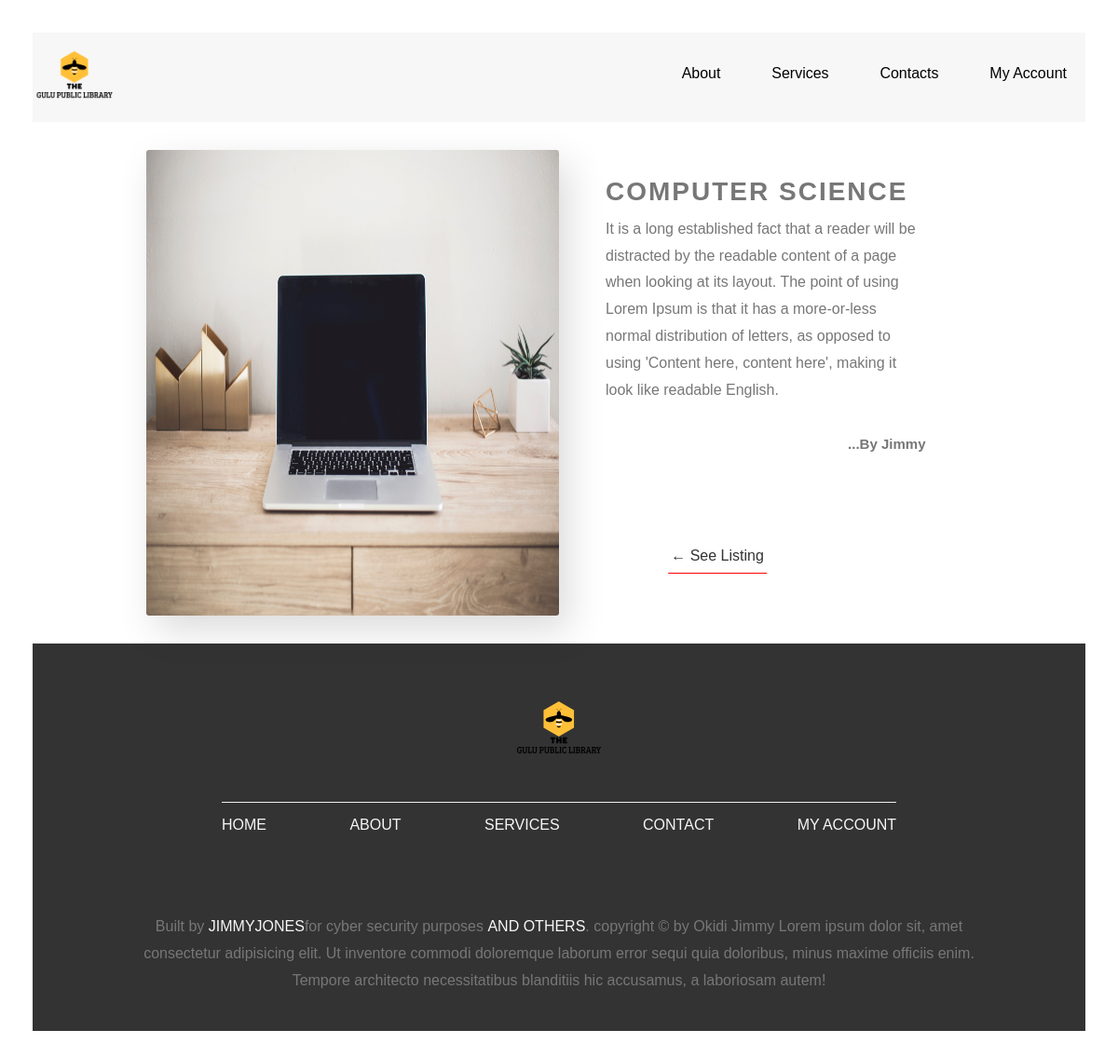
Page /computer-science/ on the committed database.
### books/models.py (models this page shows, shortened)
class Book(models.Model):
    GENRE = (
        ('S', 'Science Fiction'),
        ('D', 'Drama'),
        ('H', 'History'),
        ('C', 'Crime')
    )
    name = models.CharField(max_length=50)
    author = models.CharField(max_length=50)
    genre = models.CharField(max_length=1, choices=GENRE)
    timestamp =  models.DateTimeField(auto_now_add=True)
    slug = models.SlugField(max_length=250,
                        unique_for_date='timestamp')
    upload = models.ImageField(upload_to='media/', null=True, blank=True)
    body = models.TextField(max_length=500)
    class Meta:
        ordering = ["-timestamp",]
    objects = models.Manager()
    objects = BookManager()

### books/views.py (the view)
# urls.py: path('<slug:book>/', detail_view, name='detail_view')
def detail_view(request, book):
    book = get_object_or_404(Book, slug=book)
    return render(request, "books/detail.html",
                {'book':book} )

### books/models.py (called while the page is built)
    def get_queryset(self):
        return BookQuerySet(self.model, using=self._db )

### templates/books/detail.html
{% extends 'books/base.html' %}
{% load static  %}
{% block content %}
 {% include 'books/snippets/navbar.html' %}
    <section class="section-detail">
        <div class="container">
            <div class="detailImage">
                <div class="detailCard">
                    {% if book.upload  %}
                    <div class="detailCard__picture">
                       <img src="{{ book.upload.url }}" class="detailCard__picture--1" />
                    </div>
                    {% endif %}
                </div>
            </div>
            <div class="contentBody">
                <div class="content">
                    <h1 class="heading-secondary ">{{ book.name }}</h1>
                <p class="paragraph">
                    {{ book.body }}
                </p>
                <h1 class="heading-tetiary--1">
                    <strong>...By {{ book.author }}</strong></h1>
                </div>
                 <div class="card2__btn-view--1 u-margin-top-small">
                    <a href="{% url 'books:all_books' %}" class="btn-text"> &larr; See Listing</a>
                </div>
            </div>
        </div>
    </section>
    <section>
   {% include 'books/snippets/footer.html' %}
   </section>
{% endblock %}

### static/css/style.css (style rules this page uses)
* { margin: 0; padding: 0; box-sizing: inherit; }
body { font-family: 'Montserrat', sans-serif; font-weight: 400; line-height: 1.8; color: #777; box-sizing: border-box; padding: 3rem; }
@media only screen and (min-width: 68.75em) { body { padding: 3.5rem; } }
html { font-size: 62.5%; }
.heading-secondary { font-size: 2.8rem; text-transform: uppercase; font-weight: 700; letter-spacing: .2rem; }
.heading-tetiary--1 { text-transform: capitalize; float: right; }
.paragraph { font-size: 1.6rem; }
.paragraph:not(:last-child) { margin-bottom: 3rem; }
.u-margin-top-small { margin-top: 1rem !important; }
.btn-text:link, .btn-text:visited { font-size: 1.6rem; color: #333; display: inline-block; text-decoration: none; border-bottom: 1px solid red; padding: 3px; transition: all .2s; }
.card2__btn-view--1 { position: absolute; top: 58rem; transform: translate(111%, -28%); }
.detailCard { background-color: #fff; border-radius: 3px; overflow: hidden; -webkit-box-shadow: 0 1.5rem 4rem rgba(0, 0, 0, 0.15); box-shadow: 1rem 1.5rem 4rem rgba(0, 0, 0, 0.15); position: relative; height: 50rem; }
.detailCard__picture { background-size: cover; }
.detailCard__picture--1 { width: 100%; height: 50rem; }
.content { padding: 2rem 5rem; height: 25rem; }
a, li { color: #6b6b6b; text-decoration: none; }
.detailImage { flex: 0 0 50%; }
.contentBody { flex: 1; }
.section-detail { padding: 1rem 0; background-color: #fff; }
.container { max-width: 88.7rem; margin: 2rem auto; display: flex; }

### rows in the picture
Book: upload (picture), name "COMPUTER SCIENCE", body "It is a long established fact that a reader will be distracted by the readable content of a page when looking at its layout. The point of using Lorem Ipsum is that it has a more-or-less normal distribution of letters, as opposed to using 'Content here, content here', making it look like readable English.", author "Jimmy"
